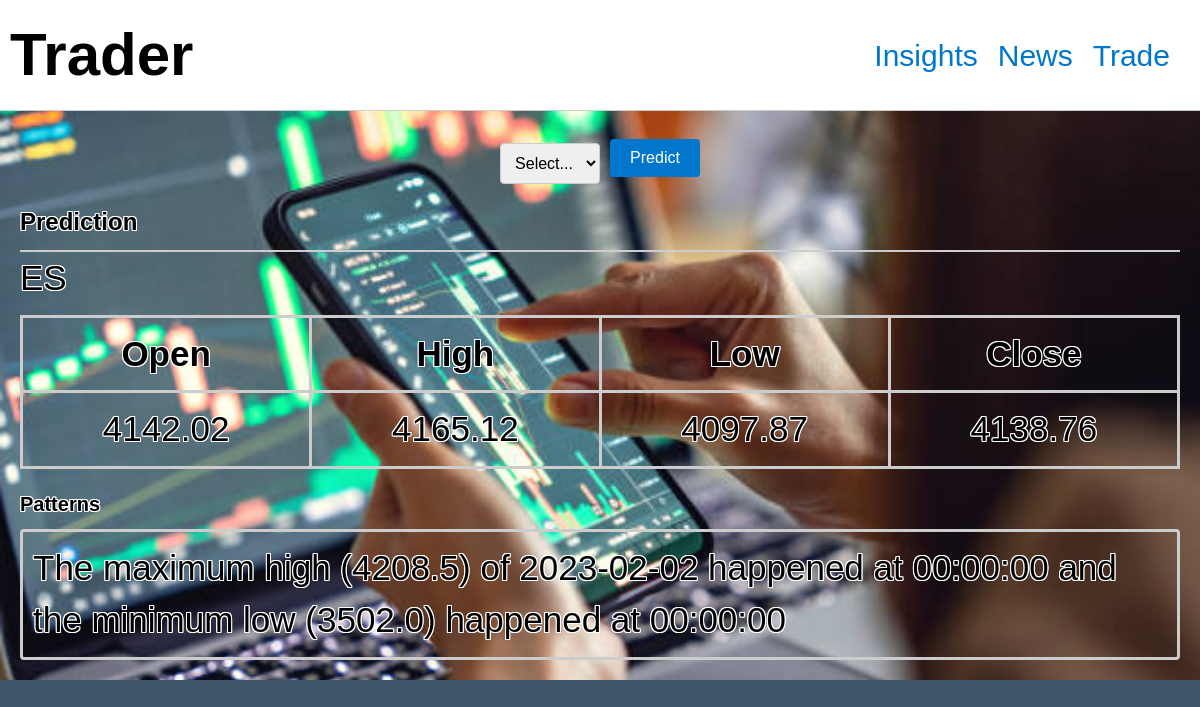
Before: / with the older database file.
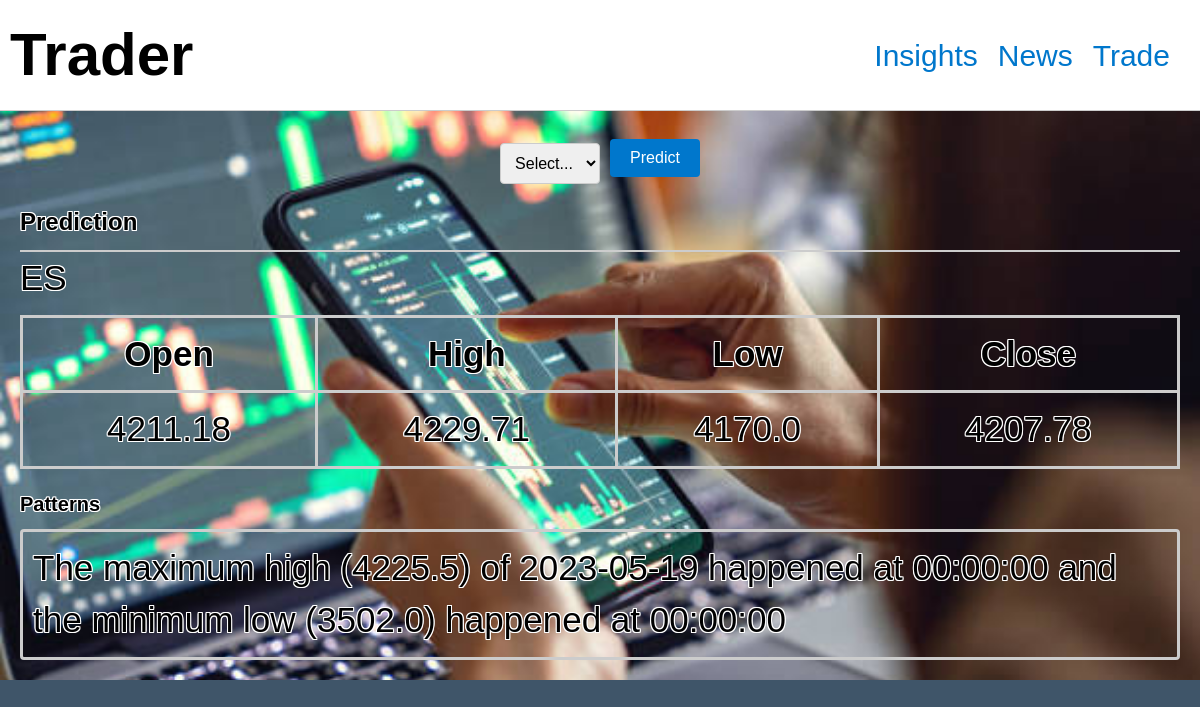
After: the same page with the newer database file.
### main/models.py (models this page shows, shortened)
class Predictions(models.Model):
    stock = models.CharField(max_length=10, default="ES")
    pattern = models.CharField(max_length=500)
    open_p = models.FloatField()
    high = models.FloatField()
    low = models.FloatField()
    close = models.FloatField()

### main/views.py (the view, shortened to what this page needs)
# urls.py: path("", Home.as_view(), name='home'),
class Home(View):
    def get(self, request, *args, **kwargs):
        predictions = Predictions.objects.last()
        if predictions != None:
            pred = {
                "stock": predictions.stock,
                "open": predictions.open_p,
                "high": predictions.high,
                "low": predictions.low,
                "close": predictions.close}
            pattern = predictions.pattern
            return render(request, "main/main.html", {"pred": pred, "pattern": pattern})
        else:
            return render(request, "main/main.html")

### main/templates/main/main.html (shortened to what this page needs)
{% load static %}
<!DOCTYPE html>
<html lang="en">
<head>
    <link rel="stylesheet" href="{% static 'main/styles.css' %}">
</head>
<body>
    <header>
        <h1>Trader</h1>
        <ul>
            <li><a href="https://finance.yahoo.com/commodities" target="_blank">Insights</a></li>
            <li><a href="https://finance.yahoo.com/topic/stock-market-news/" target="_blank">News</a></li>
            <li><a href="https://www.tradingview.com/chart/?symbol=CME_MINI%3AES1%21" target="_blank">Trade</a></li>
        </ul>
    </header>
    <main>
        <form action="/" method="post">{% csrf_token %}
            <fieldset>
                <select name="option" id="option" required>
                    <option value="">Select...</option>
                </select>
            </fieldset>
            <input type="submit" value="Predict">
        </form>
        <section>
            <h2>Prediction</h2>
            <table>
                <tr>
                    <td>Open</td>
                    <td>High</td>
                    <td>Low</td>
                    <td>Close</td>
                </tr>
                <tr>
                    <td>{{pred.open}}</td>
                    <td>{{pred.high}}</td>
                    <td>{{pred.low}}</td>
                    <td>{{pred.close}}</td>
                </tr>
            </table>
            <h3>Patterns</h3>
            <p>{{pattern}}</p>
        </section>
    </main>
</body>
</html>

### main/static/main/styles.css (style rules this page uses)
* { margin: 0; padding: 0; box-sizing: border-box; }
body { margin: 0; padding: 0; font-family: Arial, sans-serif; font-size: 16px; line-height: 1.5; color: #333333; }
a { color: #0077cc; text-decoration: none; transition: color 0.3s; }
header { background-color: #fff; border-bottom: 1px solid #ccc; box-shadow: 0 2px 4px rgba(0, 0, 0, 0.1); padding: 10px; display: flex; justify-content: space-between; align-items: center; }
header h1 { margin: 0; }
header ul { margin: 0; padding: 0; list-style: none; display: flex; }
header li { margin-right: 20px; }
main { background: rgba(215, 217, 217, 0.5) url("stock.jpg") no-repeat fixed center; background-size: cover; max-width: 1500px; font-size: 35px; margin: 0 auto; padding: 20px; text-shadow: 1px 0 #fff, -1px 0 #fff, 0 1px #fff, 0 -1px #fff, 1px 1px #fff, -1px -1px #fff, 1px -1px #fff, -1px 1px #fff; }
form { margin-bottom: 20px; display: flex; justify-content: center; align-items: center; }
fieldset { border: none; margin: 0; padding: 0; }
select { padding: 10px; border: 1px solid #ccc; border-radius: 4px; font-size: 16px; margin-right: 10px; }
input[type="submit"] { background-color: #0077cc; color: #fff; border: none; border-radius: 4px; padding: 10px 20px; font-size: 16px; cursor: pointer; transition: background-color 0.3s; }
section { margin-top: 20px; }
section h2 { font-size: 24px; margin: 0; padding-bottom: 10px; border-bottom: 1px solid #ccc; }
section table { width: 100%; border-collapse: collapse; margin-top: 10px; }
section table tr:first-child td { font-weight: bold; }
section table td { padding: 10px; text-align: center; border: 1px solid #ccc; }
section h3 { font-size: 20px; margin: 20px 0 10px; }
section p { margin: 0; padding: 10px; border: 1px solid #ccc; border-radius: 4px; }
body { margin: 0; padding: 0; font-family: Arial, sans-serif; font-size: 30px; line-height: 1.5; color: black; background-color: #3f5569; }
main { max-width: 1200px; margin: 0 auto; padding: 20px; }
section h2 { font-size: 24px; margin: 0; padding-bottom: 10px; border-bottom: 2px solid #ccc; }
section table td { padding: 10px; text-align: center; border: 3px solid #ccc; }
section p { margin: 0; padding: 10px; border: 3px solid #ccc; border-radius: 4px; }

Changed rows visible on the page:
no longer on this page (row unchanged): Predictions: open "4142.02", high "4165.12", low "4097.87", close "4138.76", pattern "The maximum high (4208.5) of 2023-02-02 happened at 00:00:00 and the minimum low (3502.0) happened at 00:00:00"
added Predictions: open "4211.18", high "4229.71", low "4170.0", close "4207.78", pattern "The maximum high (4225.5) of 2023-05-19 happened at 00:00:00 and the minimum low (3502.0) happened at 00:00:00"
